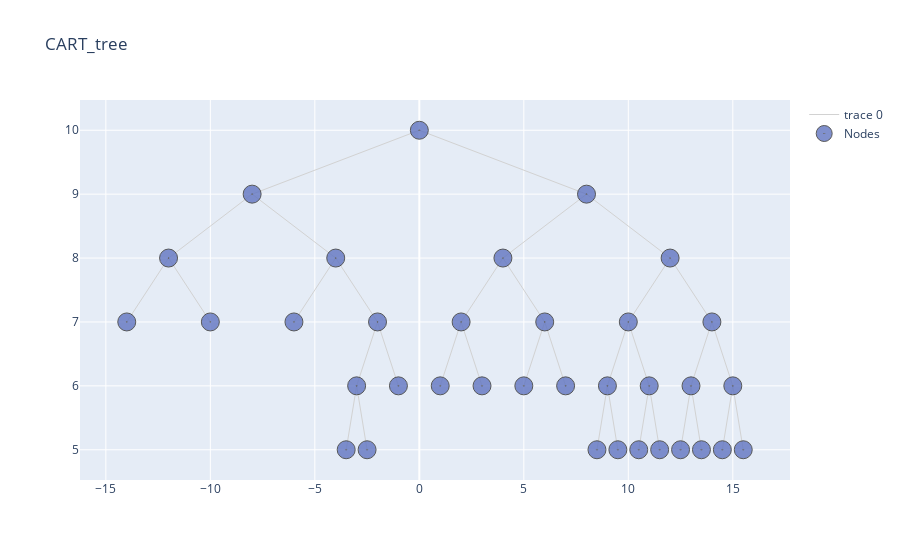

The notebook cell saved with this chart:
### Code cell
#pd.set_option('display.max_rows', None)
#pd.set_option('display.max_colwidth', 3000)
import warnings
warnings.filterwarnings("ignore", category=FutureWarning) 

cart.print_tree(table = True, html = True).style.hide_index() #print both the pruned and non pruned tree

### Figure 1 — Plotly figure (JSON) as saved in the notebook; plotly's stock layout.template omitted (floating-point values rounded to 4 significant figures)
{"data": [{"hoverinfo": "none", "line": {"color": "rgb(210,210,210)", "width": 1}, "mode": "lines", "type": "scatter", "x": [0, -8, null, 0, 8, null, -8, -12, null, -8, -4, null, 8, 4, null, 8, 12, null, -12, -14, null, -12, -10, null, -4, -6, null, -4, -2, null, 4, 2, null, 4, 6, null, 12, 10, null, 12, 14, null, -2, -3, null, -2, -1, null, 2, 1, null, 2, 3, null, 6, 5, null, 6, 7, null, 10, 9, null, 10, 11, null, 14, 13, null, 14, 15, null, -3, -3.5, null, -3, -2.5, null, 9, 8.5, null, 9, 9.5, null, 11, 10.5, null, 11, 11.5, null, 13, 12.5, null, 13, 13.5, null, 15, 14.5, null, 15, 15.5, null], "y": [10, 9, null, 10, 9, null, 9, 8, null, 9, 8, null, 9, 8, null, 9, 8, null, 8, 7, null, 8, 7, null, 8, 7, null, 8, 7, null, 8, 7, null, 8, 7, null, 8, 7, null, 8, 7, null, 7, 6, null, 7, 6, null, 7, 6, null, 7, 6, null, 7, 6, null, 7, 6, null, 7, 6, null, 7, 6, null, 7, 6, null, 7, 6, null, 6, 5, null, 6, 5, null, 6, 5, null, 6, 5, null, 6, 5, null, 6, 5, null, 6, 5, null, 6, 5, null, 6, 5, null, 6, 5, null]}, {"hoverinfo": "text", "marker": {"color": "#6175c1", "line": {"color": "rgb(50,50,50)", "width": 1}, "size": 18, "symbol": "circle-dot"}, "mode": "markers", "name": "Nodes", "opacity": 0.8, "text": ["n8, Class: YES, tau : None, Samples : 5", "n9, Class: YES, tau : None, Samples : 22", "n10, Class: NO, tau : None, Samples : 5", "n23, Class: YES, tau : None, Samples : 9", "n44, Class: NO, tau : None, Samples : 6", "n45, Class: YES, tau : None, Samples : 6", "n24, Class: YES, tau : None, Samples : 5", "n25, Class: YES, tau : None, Samples : 17", "n26, Class: NO, tau : None, Samples : 6", "n27, Class: YES, tau : None, Samples : 5", "n56, Class: NO, tau : None, Samples : 64", "n57, Class: NO, tau : None, Samples : 55", "n58, Class: YES, tau : None, Samples : 11", "n59, Class: NO, tau : None, Samples : 6", "n60, Class: NO, tau : None, Samples : 7", "n61, Class: YES, tau : None, Samples : 28", "n62, Class: NO, tau : None, Samples : 15", "n63, Class: NO, tau : None, Samples : 8", "n1, ShelveLoc in ('Medium', 'Bad'), Class:NO, tau : 0.15, Samples: 280", "n2, Price>120, Class:YES, tau : 0.18, Samples: 53", "n4, Income>32, Class:YES, tau : 0.17, Samples: 27", "n5, Income>35, Class:YES, tau : 0.38, Samples: 26", "n11, Education>15, Class:YES, tau : 0.23, Samples: 21", "n22, Advertising>5, Class:YES, tau : 0.26, Samples: 12", "n3, Price>92, Class:NO, tau : 0.14, Samples: 227", "n6, Age>64, Class:YES, tau : 0.33, Samples: 33", "n12, Income>58, Class:YES, tau : 0.34, Samples: 22", "n13, Population>276, Class:NO, tau : 0.69, Samples: 11", "n7, Advertising>8, Class:NO, tau : 0.11, Samples: 194", "n14, CompPrice>144, Class:NO, tau : 0.13, Samples: 136", "n28, CompPrice>124, Class:NO, tau : 0.08, Samples: 119", "n29, Price>141, Class:NO, tau : 0.2, Samples: 17", "n15, Price>124, Class:NO, tau : 0.35, Samples: 58", "n30, CompPrice>111, Class:YES, tau : 0.55, Samples: 35", "n31, CompPrice>135, Class:NO, tau : 0.18, Samples: 23"], "type": "scatter", "x": [-14, -10, -6, -1, -3.5, -2.5, 1, 3, 5, 7, 8.5, 9.5, 10.5, 11.5, 12.5, 13.5, 14.5, 15.5, 0, -8, -12, -4, -2, -3, 8, 4, 2, 6, 12, 10, 9, 11, 14, 13, 15], "y": [7, 7, 7, 6, 5, 5, 6, 6, 6, 6, 5, 5, 5, 5, 5, 5, 5, 5, 10, 9, 8, 8, 7, 6, 9, 8, 7, 7, 8, 7, 6, 6, 7, 6, 6]}], "layout": {"title": {"text": "CART_tree"}}}
